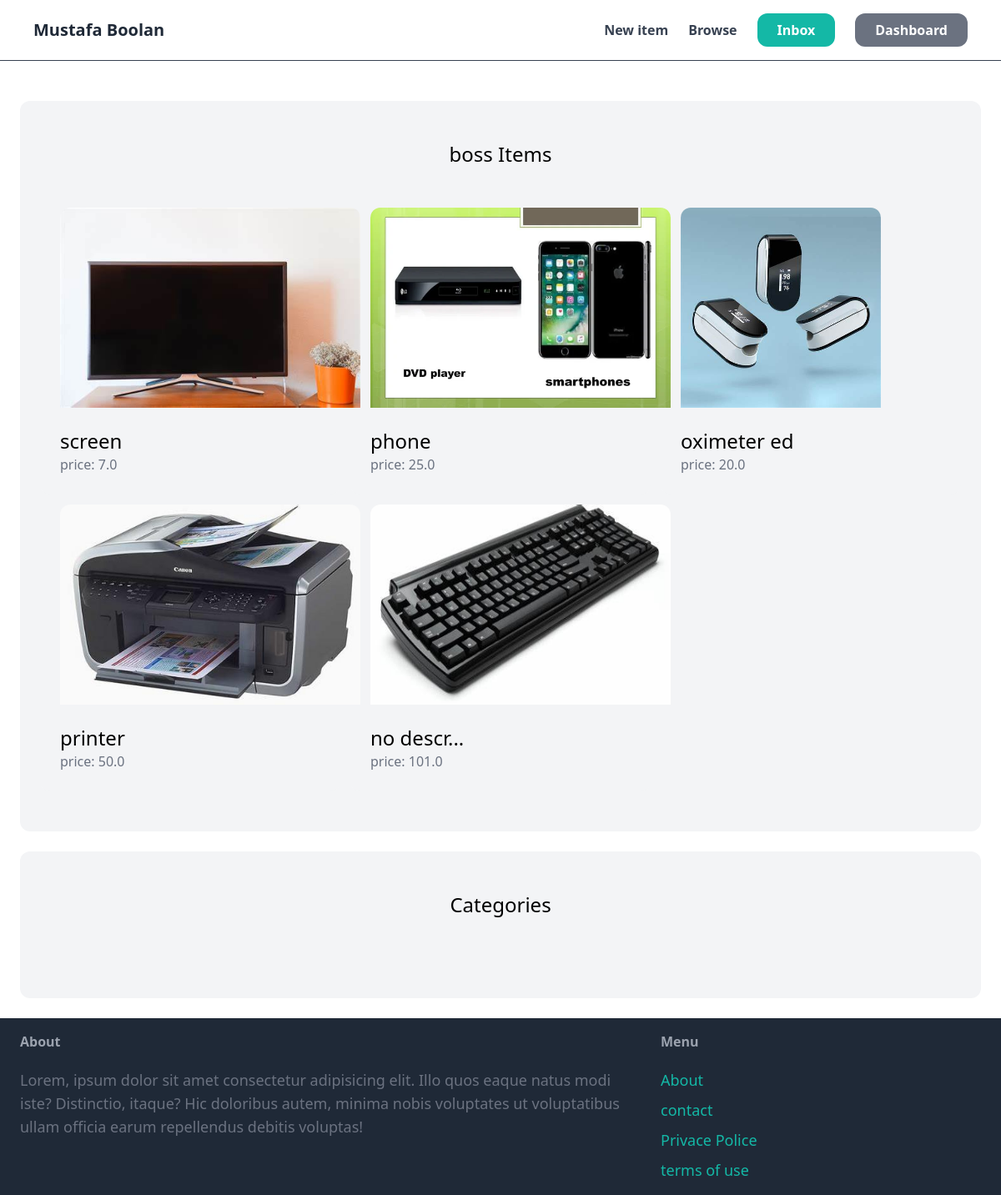
The page /dashboard/ (signed in) on the database its author committed.
### item/models.py (models this page shows, shortened)
class Item(models.Model):
    category =  models.ForeignKey(Category,related_name='items',on_delete=models.CASCADE)
    name = models.CharField(max_length=255)
    description = models.TextField(blank = True,null=True)
    price = models.FloatField()
    image = models.ImageField(upload_to='item_images',blank=True,null=True)
    is_sold=models.BooleanField(default=False)
    created_by = models.ForeignKey(User,related_name='items',on_delete=models.CASCADE)
    created_date = models.DateTimeField(auto_now_add =True)
    class Meta:
        verbose_name_plural = 'Items'

### dashboard/views.py (the view)
# urls.py: path('',views.index,name='index'),
@login_required
def index(req):
    items = Item.objects.filter(created_by=req.user)
    print(items[0].created_by)
    one = items[0].created_by
    return render(req,'dashboard/index.html',{
        'items':items,
        'one':one,
    })

### dashboard/templates/dashboard/index.html (shortened to what this page needs)
{% extends 'core/base.html' %}
{% block content%}
<div class="mt-6 px-6 py-12 bg-gray-100 rounded-xl">
    <h2 class="mb-12 text-2xl text-center">{{one}} Items</h2>
    <div class="grid grid-cols-3 gap-3">
        {% for item in items %}
        <div class="">
            <a href="{% url 'detail' item.id %}">
                <div class="">
                    <img src="{{item.image.url}}" class="rounded-t-xl object-scale-fit w-120 h-60 ml-6">
                </div>
                <div class="p-6 bg-gray-100 rounded-b-xl">
                    <h2 class="text-2xl">
                        {{item.name}}
                    </h2>
                    <p class="text-gray-500">
                        price: {{item.price}}
                    </p>
                </div>
            </a>
        </div>
        {%endfor%}
    </div>
</div>
<div class="mt-6 px-6 py-12 bg-gray-100 rounded-xl">
    <h2 class="mb-12 text-2xl text-center"> Categories</h2>
</div>
{%endblock%}

### rows shown on the page
Item: image (picture), name "screen", price "7.0"
Item: image (picture), name "phone", price "25.0"
Item: image (picture), name "oximeter ed", price "20.0"
Item: image (picture), name "printer", price "50.0"
Item: image (picture), name "no descr...", price "101.0"

### other values the page prints
{{ one }} "boss"
